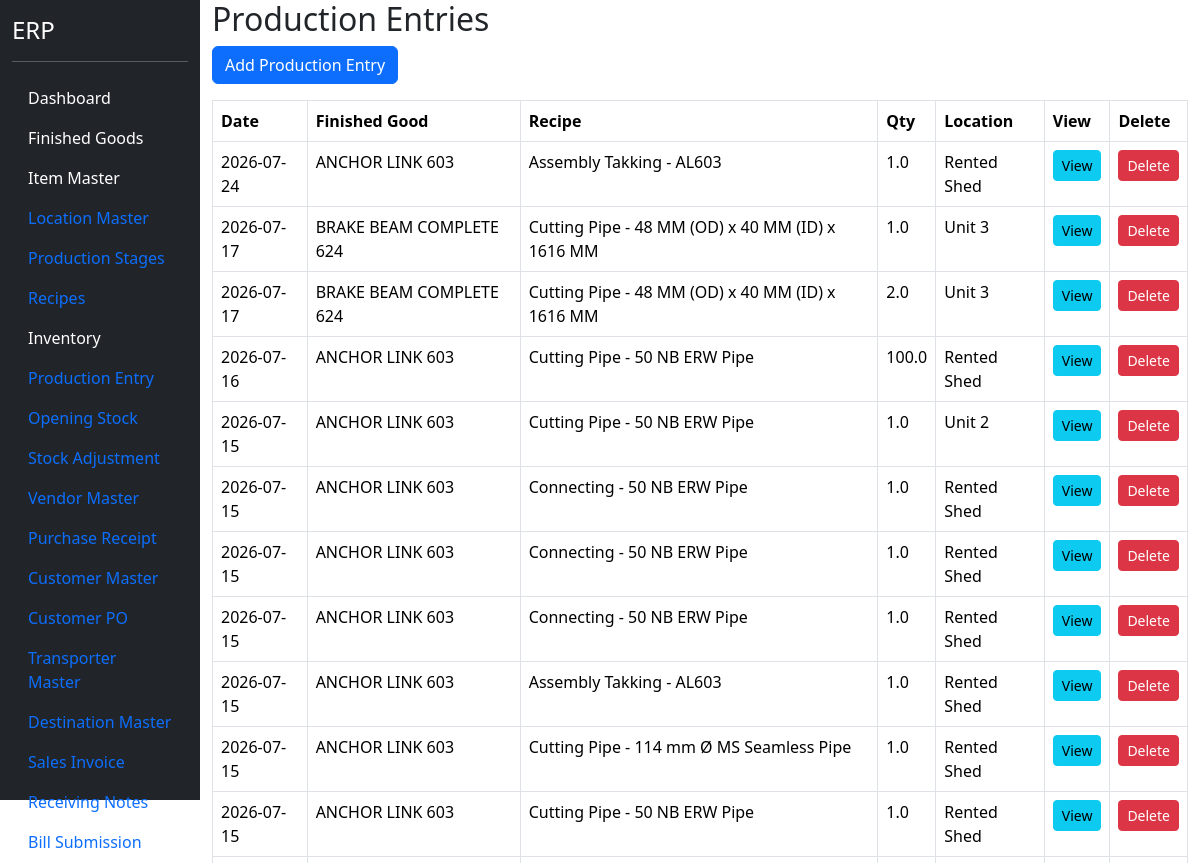
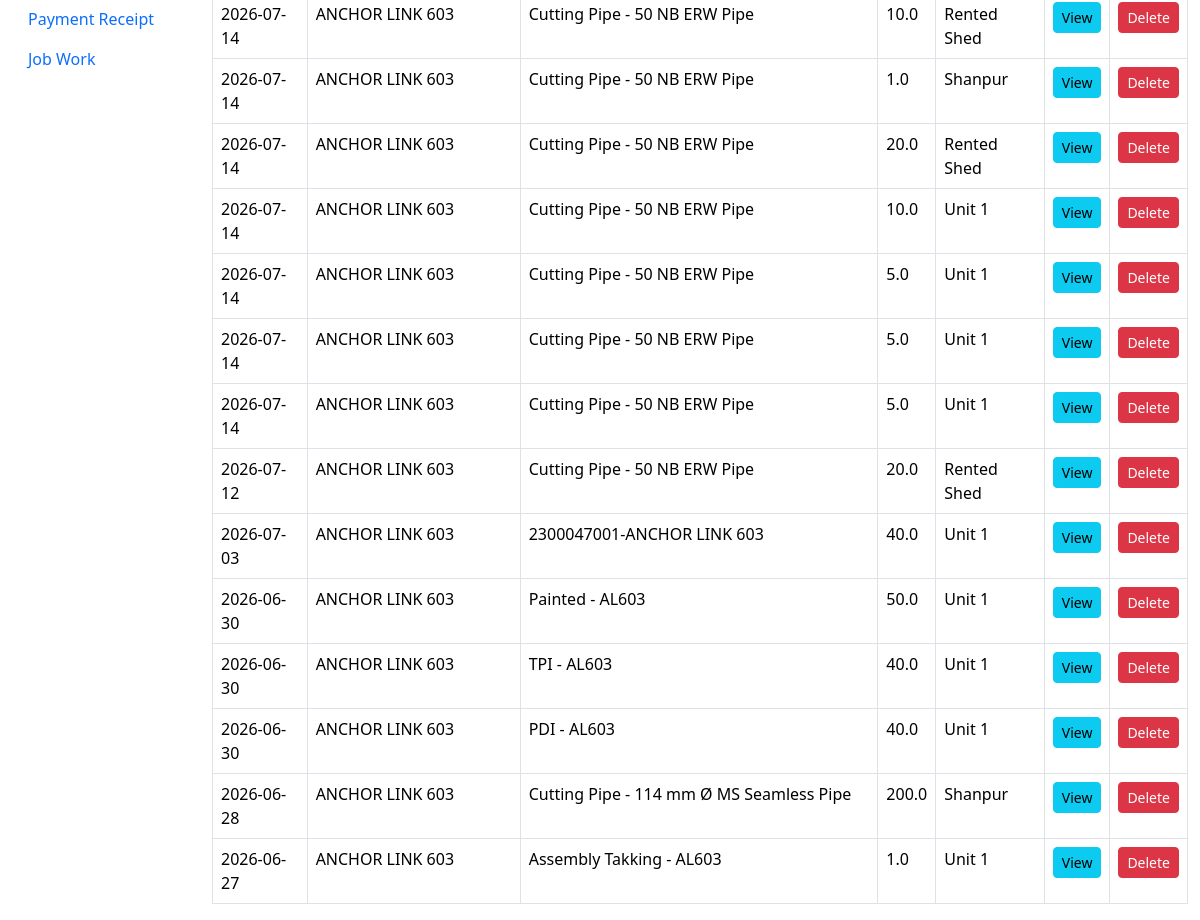
The page /production (signed in) on the database its author committed (2 pictures, top to bottom).
### models.py (models this page shows)
class ProductionEntry(db.Model):
    __tablename__ = "production_entry"
    id = db.Column(
        db.Integer,
        primary_key=True
    )
    production_date = db.Column(
        db.Date,
        nullable=False
    )
    recipe_id = db.Column(
        db.Integer,
        db.ForeignKey("recipe_header.id"),
        nullable=False
    )
    production_qty = db.Column(
        db.Float,
        nullable=False
    )
    location_id = db.Column(
        db.Integer,
        db.ForeignKey("location_master.id"),
        nullable=False
    )
    remarks = db.Column(
        db.String(500)
    )
    recipe = db.relationship(
        "RecipeHeader"
    )
    location = db.relationship(
        "LocationMaster"
    )
    details = db.relationship(
    "ProductionEntryDetail",
    backref="production_entry",
    cascade="all, delete-orphan"
    )

class FinishedGood(db.Model):
    __tablename__ = "finished_goods"
    id = db.Column(db.Integer, primary_key=True)
    fg_code = db.Column(
        db.String(50),
        unique=True,
        nullable=False
    )
    fg_name = db.Column(
        db.String(200),
        nullable=False
    )
    pl_number = db.Column(
        db.String(100),
        nullable=True
    )
    uvam_reference = db.Column(
        db.String(500),
        nullable=True
    )
    items = db.relationship(
    "ItemMaster",
    backref="finished_good",
    lazy=True
    )
    active = db.Column(
        db.Boolean,
        default=True
    )

class RecipeHeader(db.Model):
    __tablename__ = "recipe_header"
    id = db.Column(
        db.Integer,
        primary_key=True
    )
    output_item_id = db.Column(
        db.Integer,
        db.ForeignKey("item_master.id"),
        nullable=False
    )
    output_qty = db.Column(
        db.Float,
        nullable=False,
        default=1
    )
    recipe_name = db.Column(
        db.String(200)
    )
    production_stage_id = db.Column(
        db.Integer,
        db.ForeignKey(
            "production_stage_master.id"
        )
    )
    active = db.Column(
        db.Boolean,
        default=True
    )
    output_item = db.relationship(
        "ItemMaster"
    )
    production_stage = db.relationship(
        "ProductionStageMaster"
    )
    inputs = db.relationship(
    "RecipeInput",
    backref="recipe",
    cascade="all, delete-orphan"
    )
    byproducts = db.relationship(
    "RecipeByProduct",
    backref="recipe",
    cascade="all, delete-orphan"
    )

class LocationMaster(db.Model):
    __tablename__ = "location_master"
    id = db.Column(
        db.Integer,
        primary_key=True
    )
    location_code = db.Column(
        db.String(20),
        unique=True,
        nullable=False
    )
    location_name = db.Column(
        db.String(100),
        nullable=False
    )
    active = db.Column(
        db.Boolean,
        default=True
    )

### blueprints/masters/routes.py (the view)
@masters_bp.route("/production")
@login_required
def production():
    production_list = ProductionEntry.query.order_by(
        ProductionEntry.production_date.desc()
    ).all()
    return render_template(
        "production.html",
        production_list=production_list
    )

### app.py (called while the page is built)
@login_manager.user_loader
def load_user(user_id):
    return User.query.get(int(user_id))

### templates/production.html (shortened to what this page needs)
{% extends "base.html" %}
{% block content %}
<h2>
</h2>
<a
    href="/production/add"
    class="btn btn-primary mb-3">
    Add Production Entry
</a>
<table class="table table-bordered">
    <thead>
        <tr>
            <th>Date</th>
            <th>Finished Good</th>
            <th>Recipe</th>
            <th>Qty</th>
            <th>Location</th>
            <th>View</th>
            <th>Delete</th>
        </tr>
    </thead>
    <tbody>
    {% for row in production_list %}
        <tr>
            <td>
                {{ row.production_date }}
            </td>
             <td>
                {{ row.recipe.output_item.finished_good.fg_name }}
            </td>
            <td>
                {{ row.recipe.recipe_name }}
            </td>
            <td>
                {{ row.production_qty }}
            </td>
            <td>
                {{ row.location.location_name }}
            </td>
            <td>
                <a
                    href="/production/view/{{ row.id }}"
                    class="btn btn-info btn-sm">
                    View
                </a>
            </td>
            <td>
                <button
                    type="button"
                    class="btn btn-danger btn-sm delete-btn"
                    data-id="{{ row.id }}">
                    Delete
                </button>
            </td>
        </tr>
    {% endfor %}
    </tbody>
</table>
{% endblock %}

### rows shown on the page
ProductionEntry: production_date "2026-07-24", recipe.output_item.finished_good.fg_name "ANCHOR LINK 603", recipe.recipe_name "Assembly Takking - AL603", production_qty "1.0", location.location_name "Rented Shed"
ProductionEntry: production_date "2026-07-17", recipe.output_item.finished_good.fg_name "BRAKE BEAM COMPLETE 624", recipe.recipe_name "Cutting Pipe - 48 MM (OD) x 40 MM (ID) x 1616 MM", production_qty "1.0", location.location_name "Unit 3"
ProductionEntry: production_date "2026-07-17", recipe.output_item.finished_good.fg_name "BRAKE BEAM COMPLETE 624", recipe.recipe_name "Cutting Pipe - 48 MM (OD) x 40 MM (ID) x 1616 MM", production_qty "2.0", location.location_name "Unit 3"
ProductionEntry: production_date "2026-07-16", recipe.output_item.finished_good.fg_name "ANCHOR LINK 603", recipe.recipe_name "Cutting Pipe - 50 NB ERW Pipe", production_qty "100.0", location.location_name "Rented Shed"
ProductionEntry: production_date "2026-07-15", recipe.output_item.finished_good.fg_name "ANCHOR LINK 603", recipe.recipe_name "Cutting Pipe - 50 NB ERW Pipe", production_qty "1.0", location.location_name "Unit 2"
ProductionEntry: production_date "2026-07-15", recipe.output_item.finished_good.fg_name "ANCHOR LINK 603", recipe.recipe_name "Connecting - 50 NB ERW Pipe", production_qty "1.0", location.location_name "Rented Shed"
ProductionEntry: production_date "2026-07-15", recipe.output_item.finished_good.fg_name "ANCHOR LINK 603", recipe.recipe_name "Connecting - 50 NB ERW Pipe", production_qty "1.0", location.location_name "Rented Shed"
ProductionEntry: production_date "2026-07-15", recipe.output_item.finished_good.fg_name "ANCHOR LINK 603", recipe.recipe_name "Connecting - 50 NB ERW Pipe", production_qty "1.0", location.location_name "Rented Shed"
ProductionEntry: production_date "2026-07-15", recipe.output_item.finished_good.fg_name "ANCHOR LINK 603", recipe.recipe_name "Assembly Takking - AL603", production_qty "1.0", location.location_name "Rented Shed"
ProductionEntry: production_date "2026-07-15", recipe.output_item.finished_good.fg_name "ANCHOR LINK 603", recipe.recipe_name "Cutting Pipe - 114 mm Ø MS Seamless Pipe", production_qty "1.0", location.location_name "Rented Shed"
ProductionEntry: production_date "2026-07-15", recipe.output_item.finished_good.fg_name "ANCHOR LINK 603", recipe.recipe_name "Cutting Pipe - 50 NB ERW Pipe", production_qty "1.0", location.location_name "Rented Shed"
ProductionEntry: production_date "2026-07-14", recipe.output_item.finished_good.fg_name "ANCHOR LINK 603", recipe.recipe_name "Cutting Pipe - 50 NB ERW Pipe", production_qty "10.0", location.location_name "Rented Shed"
ProductionEntry: production_date "2026-07-14", recipe.output_item.finished_good.fg_name "ANCHOR LINK 603", recipe.recipe_name "Cutting Pipe - 50 NB ERW Pipe", production_qty "1.0", location.location_name "Shanpur"
ProductionEntry: production_date "2026-07-14", recipe.output_item.finished_good.fg_name "ANCHOR LINK 603", recipe.recipe_name "Cutting Pipe - 50 NB ERW Pipe", production_qty "20.0", location.location_name "Rented Shed"
ProductionEntry: production_date "2026-07-14", recipe.output_item.finished_good.fg_name "ANCHOR LINK 603", recipe.recipe_name "Cutting Pipe - 50 NB ERW Pipe", production_qty "10.0", location.location_name "Unit 1"
ProductionEntry: production_date "2026-07-14", recipe.output_item.finished_good.fg_name "ANCHOR LINK 603", recipe.recipe_name "Cutting Pipe - 50 NB ERW Pipe", production_qty "5.0", location.location_name "Unit 1"
ProductionEntry: production_date "2026-07-14", recipe.output_item.finished_good.fg_name "ANCHOR LINK 603", recipe.recipe_name "Cutting Pipe - 50 NB ERW Pipe", production_qty "5.0", location.location_name "Unit 1"
ProductionEntry: production_date "2026-07-14", recipe.output_item.finished_good.fg_name "ANCHOR LINK 603", recipe.recipe_name "Cutting Pipe - 50 NB ERW Pipe", production_qty "5.0", location.location_name "Unit 1"
ProductionEntry: production_date "2026-07-12", recipe.output_item.finished_good.fg_name "ANCHOR LINK 603", recipe.recipe_name "Cutting Pipe - 50 NB ERW Pipe", production_qty "20.0", location.location_name "Rented Shed"
ProductionEntry: production_date "2026-07-03", recipe.output_item.finished_good.fg_name "ANCHOR LINK 603", recipe.recipe_name "2300047001-ANCHOR LINK 603", production_qty "40.0", location.location_name "Unit 1"
ProductionEntry: production_date "2026-06-30", recipe.output_item.finished_good.fg_name "ANCHOR LINK 603", recipe.recipe_name "Painted - AL603", production_qty "50.0", location.location_name "Unit 1"
ProductionEntry: production_date "2026-06-30", recipe.output_item.finished_good.fg_name "ANCHOR LINK 603", recipe.recipe_name "TPI - AL603", production_qty "40.0", location.location_name "Unit 1"
ProductionEntry: production_date "2026-06-30", recipe.output_item.finished_good.fg_name "ANCHOR LINK 603", recipe.recipe_name "PDI - AL603", production_qty "40.0", location.location_name "Unit 1"
ProductionEntry: production_date "2026-06-28", recipe.output_item.finished_good.fg_name "ANCHOR LINK 603", recipe.recipe_name "Cutting Pipe - 114 mm Ø MS Seamless Pipe", production_qty "200.0", location.location_name "Shanpur"
ProductionEntry: production_date "2026-06-27", recipe.output_item.finished_good.fg_name "ANCHOR LINK 603", recipe.recipe_name "Assembly Takking - AL603", production_qty "1.0", location.location_name "Unit 1"
